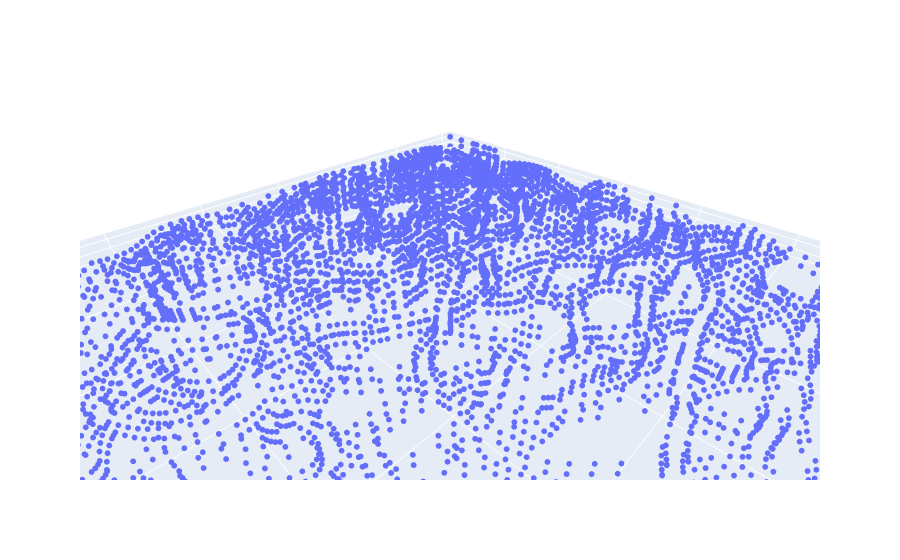

Notebook cell for this chart:
### Code cell
# drive.mount('/content/drive')
# drive_path = "/content/drive/MyDrive/Research/PhD/Scripts/"
# stl_file_path = drive_path + "test_part.stl"
stl_file_path = "./vessel_half.stl"

mesh_data = mesh.Mesh.from_file(stl_file_path)

# Extract vertices
vertices = mesh_data.vectors.reshape((-1, 3))

# Create a 3D scatter plot
fig = make_subplots(rows=1, cols=1, specs=[[{'type': 'scatter3d'}]])

fig.add_trace(go.Scatter3d(
    x=vertices[:, 0],
    y=vertices[:, 1],
    z=vertices[:, 2],
    mode='markers',
    marker=dict(size=2),
))

# Set layout
fig.update_layout(scene=dict(aspectmode="data"))

# Show the plot
fig.show()

### Figure 1 — Plotly figure (JSON) as saved in the notebook; plotly's stock layout.template omitted (floating-point values rounded to 4 significant figures; data arrays with more than 128 entries replaced by an {"elided": "..."} marker saying what was removed)
{"data": [{"marker": {"size": 2}, "mode": "markers", "type": "scatter3d", "x": {"elided": "34464 float values"}, "y": {"elided": "34464 float values"}, "z": {"elided": "34464 float values"}}], "layout": {"scene": {"aspectmode": "data", "domain": {"x": [0, 1], "y": [0, 1]}}}}
